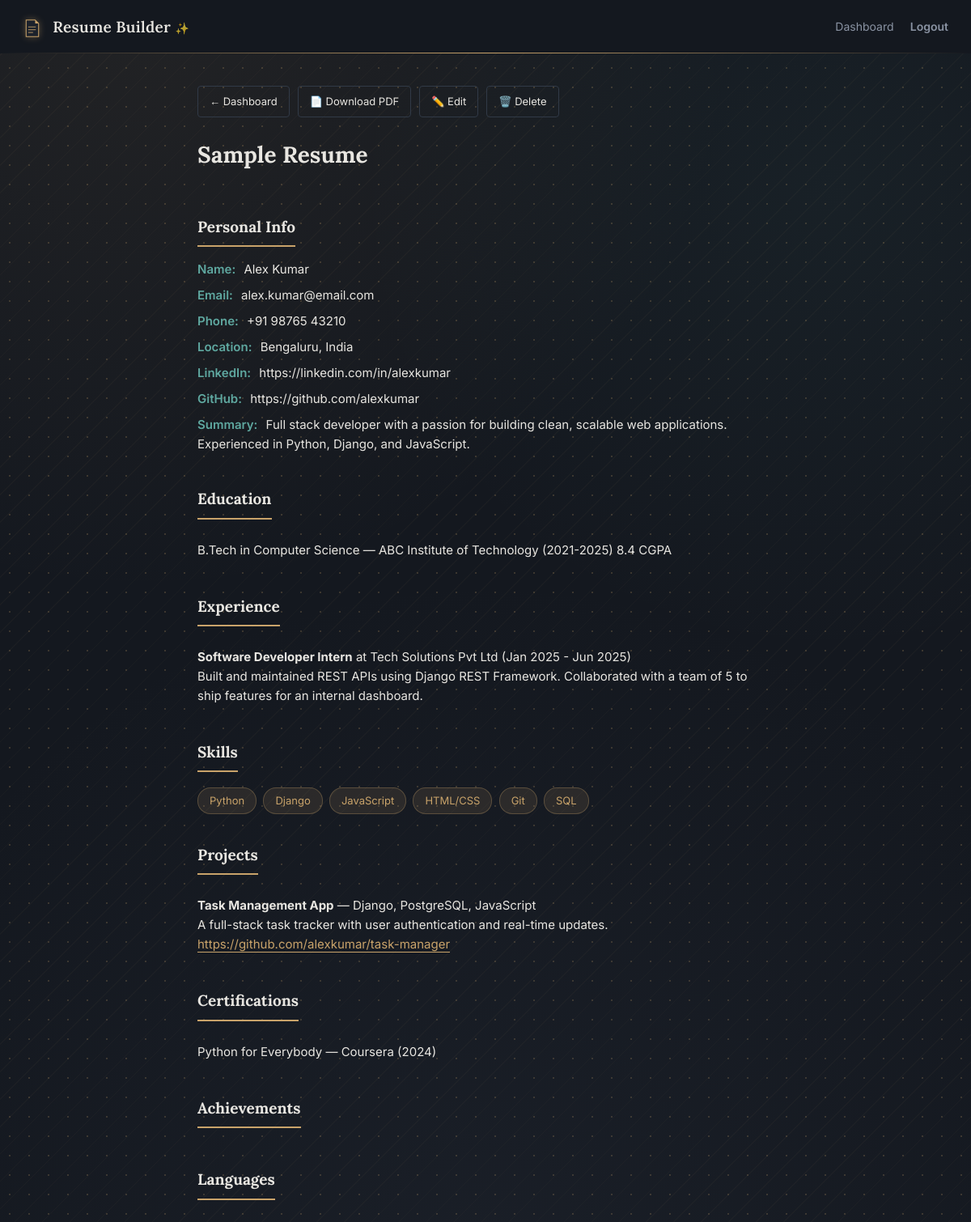
Page /resume/3/ (signed in) on the committed database.
### resumes/models.py (models this page shows, shortened)
class Resume(models.Model):
    TEMPLATE_CHOICES = [
        ('classic', 'Classic'),
        ('modern', 'Modern'),
        ('minimal', 'Minimal'),
    ]
    user = models.ForeignKey(User, on_delete=models.CASCADE)
    title = models.CharField(max_length=200, help_text="e.g. Software Developer Resume")
    template = models.CharField(max_length=20, choices=TEMPLATE_CHOICES, default='classic')
    created_at = models.DateTimeField(auto_now_add=True)
    updated_at = models.DateTimeField(auto_now=True)

class PersonalInfo(models.Model):
    resume = models.OneToOneField(Resume, on_delete=models.CASCADE, related_name='personal_info')
    full_name = models.CharField(max_length=200)
    email = models.EmailField()
    phone = models.CharField(max_length=20, blank=True)
    location = models.CharField(max_length=200, blank=True)
    linkedin = models.URLField(blank=True)
    github = models.URLField(blank=True)
    summary = models.TextField(blank=True, help_text="Short professional summary")

class Education(models.Model):
    resume = models.ForeignKey(Resume, on_delete=models.CASCADE, related_name='education')
    degree = models.CharField(max_length=200)
    institution = models.CharField(max_length=200)
    year = models.CharField(max_length=20, help_text="e.g. 2022-2026")
    score = models.CharField(max_length=50, blank=True, help_text="CGPA or %")

class Experience(models.Model):
    resume = models.ForeignKey(Resume, on_delete=models.CASCADE, related_name='experience')
    company = models.CharField(max_length=200)
    role = models.CharField(max_length=200)
    duration = models.CharField(max_length=100, help_text="e.g. Jul 2026 - Present")
    description = models.TextField(blank=True)

class Skill(models.Model):
    resume = models.ForeignKey(Resume, on_delete=models.CASCADE, related_name='skills')
    name = models.CharField(max_length=100)

class Project(models.Model):
    resume = models.ForeignKey(Resume, on_delete=models.CASCADE, related_name='projects')
    title = models.CharField(max_length=200)
    description = models.TextField(blank=True)
    tech_stack = models.CharField(max_length=300, blank=True)
    link = models.URLField(blank=True)

class Certification(models.Model):
    resume = models.ForeignKey(Resume, on_delete=models.CASCADE, related_name='certifications')
    name = models.CharField(max_length=200)
    issuer = models.CharField(max_length=200, blank=True)
    year = models.CharField(max_length=20, blank=True)

### resumes/views.py (the view)
# urls.py: path('resume/<int:resume_id>/', views.resume_detail, name='resume_detail'),
@login_required
def resume_detail(request, resume_id):
    resume = get_object_or_404(Resume, id=resume_id, user=request.user)
    return render(request, 'resumes/resume_detail.html', {'resume': resume})

### resumes/templates/resumes/resume_detail.html (shortened to what this page needs)
{% extends 'base.html' %}
{% block content %}
    <div class="detail-actions">
        <a href="{% url 'dashboard' %}">← Dashboard</a>
        <a href="{% url 'resume_pdf' resume.id %}">📄 Download PDF</a>
        <a href="{% url 'edit_resume' resume.id %}">✏️ Edit</a>
        <a href="{% url 'delete_resume' resume.id %}">🗑️ Delete</a>
    </div>
    <h1>{{ resume.title }}</h1>
    <h2>Personal Info</h2>
    <div class="field-row"><strong>Name:</strong> {{ resume.personal_info.full_name }}</div>
    <div class="field-row"><strong>Email:</strong> {{ resume.personal_info.email }}</div>
    <div class="field-row"><strong>Phone:</strong> {{ resume.personal_info.phone }}</div>
    <div class="field-row"><strong>Location:</strong> {{ resume.personal_info.location }}</div>
    <div class="field-row"><strong>LinkedIn:</strong> {{ resume.personal_info.linkedin }}</div>
    <div class="field-row"><strong>GitHub:</strong> {{ resume.personal_info.github }}</div>
    <div class="field-row"><strong>Summary:</strong> {{ resume.personal_info.summary }}</div>
    <h2>Education</h2>
    <ul class="clean-list">
    {% for edu in resume.education.all %}
        <li>{{ edu.degree }} — {{ edu.institution }} ({{ edu.year }}) {{ edu.score }}</li>
    {% endfor %}
    </ul>
    <h2>Experience</h2>
    <ul class="clean-list">
    {% for exp in resume.experience.all %}
        <li><strong>{{ exp.role }}</strong> at {{ exp.company }} ({{ exp.duration }})<br>{{ exp.description }}</li>
    {% endfor %}
    </ul>
    <h2>Skills</h2>
    <div>
    {% for skill in resume.skills.all %}
        <span class="skill-pill">{{ skill.name }}</span>
    {% endfor %}
    </div>
    <h2>Projects</h2>
    <ul class="clean-list">
    {% for project in resume.projects.all %}
        <li><strong>{{ project.title }}</strong> — {{ project.tech_stack }}<br>{{ project.description }}<br>
        {% if project.link %}<a href="{{ project.link }}">{{ project.link }}</a>{% endif %}</li>
    {% endfor %}
    </ul>
    <h2>Certifications</h2>
    <ul class="clean-list">
    {% for cert in resume.certifications.all %}
        <li>{{ cert.name }} — {{ cert.issuer }} ({{ cert.year }})</li>
    {% endfor %}
    </ul>
    <h2>Achievements</h2>
    <h2>Languages</h2>
{% endblock %}

### templates/base.html (shortened to what this page needs)
{% load static %}
<!DOCTYPE html>
<html lang="en">
<head>
    <link rel="stylesheet" href="{% static 'css/style.css' %}">
</head>
<body>
    <div class="topbar">
    <div class="brand">
    <img src="{% static 'images/logo.svg' %}" alt="Resume Builder logo" style="height: 24px; vertical-align: middle; margin-right: 8px;">
    Resume Builder <span style="font-size:14px; opacity:0.7;">✨</span>
</div>
        <div>
            {% if user.is_authenticated %}
                <a href="{% url 'dashboard' %}">Dashboard</a>
               <form method="post" action="{% url 'logout' %}" style="display:inline;">
    <button type="submit" style="background:none; border:none; color:var(--slate); font-size:14px; cursor:pointer; padding:0; margin-left:16px; font-family:inherit;">Logout</button>
</form>
            {% else %}
                <a href="{% url 'login' %}">Login</a>
                <a href="{% url 'signup' %}">Sign Up</a>
            {% endif %}
        </div>
    </div>
    <div class="container">
        {% block content %}
        {% endblock %}
    </div>
</body>
</html>

### static/css/style.css (style rules this page uses)
:root { --ink: #E8E6E1; --paper: #14181F; --paper-alt: #1C222C; --slate: #8A93A3; --gold: #C9A36A; --success: #4CAF7D; --error: #E06B4A; --border: #313A47; }
* { box-sizing: border-box; }
body { margin: 0; background: var(--paper); color: var(--ink); font-family: 'Inter', Arial, sans-serif; font-size: 15px; line-height: 1.6; }
h1, h2, h3 { font-family: 'Lora', Georgia, serif; color: var(--ink); margin-top: 0; }
h1 { font-size: 28px; }
h2 { font-size: 19px; padding-bottom: 8px; border-bottom: 2px solid var(--gold); display: inline-block; margin-bottom: 16px; margin-top: 32px; }
a { color: var(--gold); text-decoration: none; border-bottom: 1px solid var(--gold); }
.container { max-width: 760px; margin: 0 auto; padding: 40px 24px; }
.topbar { display: flex; justify-content: space-between; align-items: center; padding: 16px 24px; border-bottom: 1px solid var(--border); background: var(--paper-alt); }
.topbar .brand { font-family: 'Lora', serif; font-weight: 600; font-size: 18px; color: var(--ink); }
.topbar a { border-bottom: none; color: var(--slate); font-size: 14px; margin-left: 16px; }
button, .btn { background: var(--gold); color: #14181F; border: none; padding: 11px 22px; border-radius: 4px; font-size: 14px; font-weight: 600; cursor: pointer; font-family: inherit; }
.detail-actions { display: flex; gap: 10px; margin-bottom: 24px; flex-wrap: wrap; }
.detail-actions a { border: 1px solid var(--border); padding: 8px 14px; border-radius: 4px; color: var(--ink); font-size: 13px; }
.field-row { margin-bottom: 8px; }
.field-row strong { color: var(--slate); font-weight: 600; margin-right: 6px; }
ul.clean-list { list-style: none; padding: 0; margin: 0; }
ul.clean-list li { padding: 10px 0; border-bottom: 1px solid var(--border); }
ul.clean-list li:last-child { border-bottom: none; }
.container { animation: fadeInUp 0.5s ease-out; }
.resume-card, button, .btn, .detail-actions a, a, input, textarea, select { transition: all 0.2s ease; }
.topbar a { position: relative; }
.topbar a::after { content: ''; position: absolute; left: 0; bottom: -3px; width: 0; height: 1px; background: var(--gold); transition: width 0.2s ease; }
button, .btn { position: relative; overflow: hidden; }
button::after, .btn::after { content: ''; position: absolute; top: 0; left: -75%; width: 50%; height: 100%; background: linear-gradient(120deg, transparent, rgba(255,255,255,0.35), transparent); transform: skewX(-20deg); transition: left 0.5s ease; }
h1 { animation: titleReveal 0.6s ease-out; }
h2 { animation: underlineGrow 0.8s ease-out 0.2s backwards; }
body { background-image: radial-gradient(circle at 15% 0%, rgba(201,163,106,0.08), transparent 40%), radial-gradient(circle at 85% 15%, rgba(95,168,160,0.06), transparent 35%), radial-gradient(circle at 50% 100%, rgba(76,88,110,0.1), transparent 50%), repeating-linear-gradient(135deg, rgba(201,163,106,0.035) 0px, rgba(201,163,106,0.035) 1px, transparent 1px, transparent 24px), radial-gradient(rgba(201,163,106,0.22) 1.5px, transparent 1.5px); background-size: auto, auto, auto, auto, 24px 24px; background-color: var(--paper); background-attachment: fixed; }
.topbar { position: relative; background: var(--paper); border-bottom: none; padding: 18px 28px; }
.topbar::after { content: ''; position: absolute; left: 0; right: 0; bottom: 0; height: 1px; background: linear-gradient(90deg, transparent, var(--gold) 50%, transparent); }
.topbar .brand { font-size: 19px; letter-spacing: 0.3px; }
.topbar .brand img { filter: drop-shadow(0 0 4px rgba(201,163,106,0.4)); }
:root { --teal: #5FA8A0; --rose: #C97B7B; }
.field-row strong { color: var(--teal); }
.skill-pill { display: inline-block; background: rgba(201,163,106,0.12); color: var(--gold); border: 1px solid rgba(201,163,106,0.3); padding: 5px 14px; border-radius: 16px; font-size: 13px; margin: 3px 4px 3px 0; }

### rows in the picture
Resume: title "Sample Resume", personal_info.full_name "Alex Kumar", personal_info.email "alex.kumar@email.com", personal_info.phone "+91 98765 43210", personal_info.location "Bengaluru, India", personal_info.linkedin "https://linkedin.com/in/alexkumar", personal_info.github "https://github.com/alexkumar", personal_info.summary "Full stack developer with a passion for building clean, scalable web applications. Experienced in Python, Django, and JavaScript."
Education: degree "B.Tech in Computer Science", institution "ABC Institute of Technology", year "2021-2025", score "8.4 CGPA"
Experience: role "Software Developer Intern", company "Tech Solutions Pvt Ltd", duration "Jan 2025 - Jun 2025", description "Built and maintained REST APIs using Django REST Framework. Collaborated with a team of 5 to ship features for an internal dashboard."
Skill: name "Python"
Skill: name "Django"
Skill: name "JavaScript"
Skill: name "HTML/CSS"
Skill: name "Git"
Skill: name "SQL"
Project: title "Task Management App", tech_stack "Django, PostgreSQL, JavaScript", description "A full-stack task tracker with user authentication and real-time updates.", link "https://github.com/alexkumar/task-manager"
Certification: name "Python for Everybody", issuer "Coursera", year "2024"
